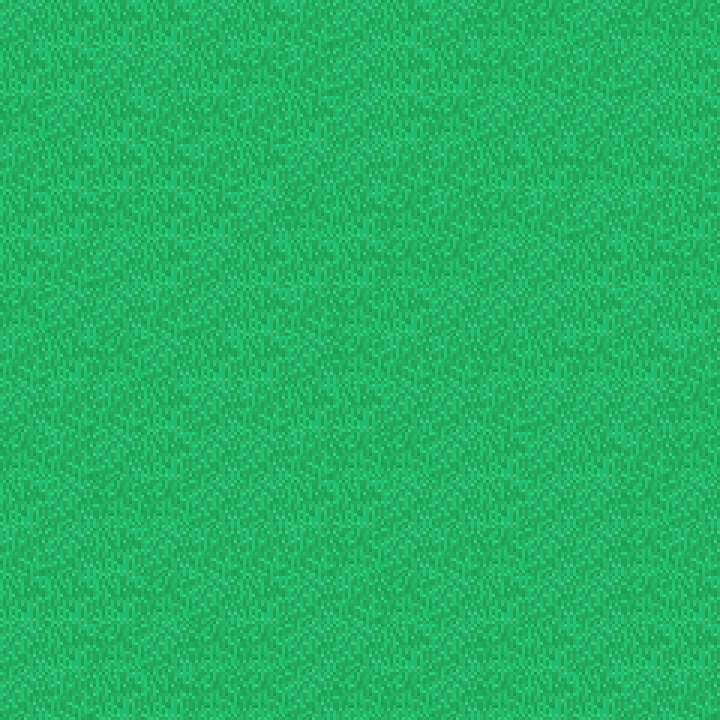

The image is a tile-based game level rendered from a .tmx file. Its description and source (layers, tilesets, objects; grid data summarised) follow:
An orthogonal 15x15 tile map with 48x48 px tiles, 6 tile layers (Tile Layer 1, Tile Layer 2, Tile Layer 3, Tile Layer 4, ...).

<map version="1.0" orientation="orthogonal" width="15" height="15" tilewidth="48" tileheight="48">
 <tileset firstgid="1" name="tilesheet01" tilewidth="48" tileheight="48">
  <image source="../images/tilesheet01.png" width="1024" height="2048" />
 </tileset>
 <layer name="Tile Layer 1" width="15" height="15">
  <data>[225 cells, 225 non-empty, 6 distinct tile ids]</data>
 </layer>
 <layer name="Tile Layer 2" width="15" height="15">
  <data>[225 cells, 225 non-empty, 6 distinct tile ids]</data>
 </layer>
 <layer name="Tile Layer 3" width="15" height="15">
  <data>[225 cells, 0 non-empty, 0 distinct tile ids]</data>
 </layer>
 <layer name="Tile Layer 4" width="15" height="15">
  <data>[225 cells, 0 non-empty, 0 distinct tile ids]</data>
 </layer>
 <layer name="Tile Layer 5" width="15" height="15">
  <data>[225 cells, 0 non-empty, 0 distinct tile ids]</data>
 </layer>
 <layer name="Tile Layer 6" width="15" height="15">
  <data>[225 cells, 0 non-empty, 0 distinct tile ids]</data>
 </layer>
</map>